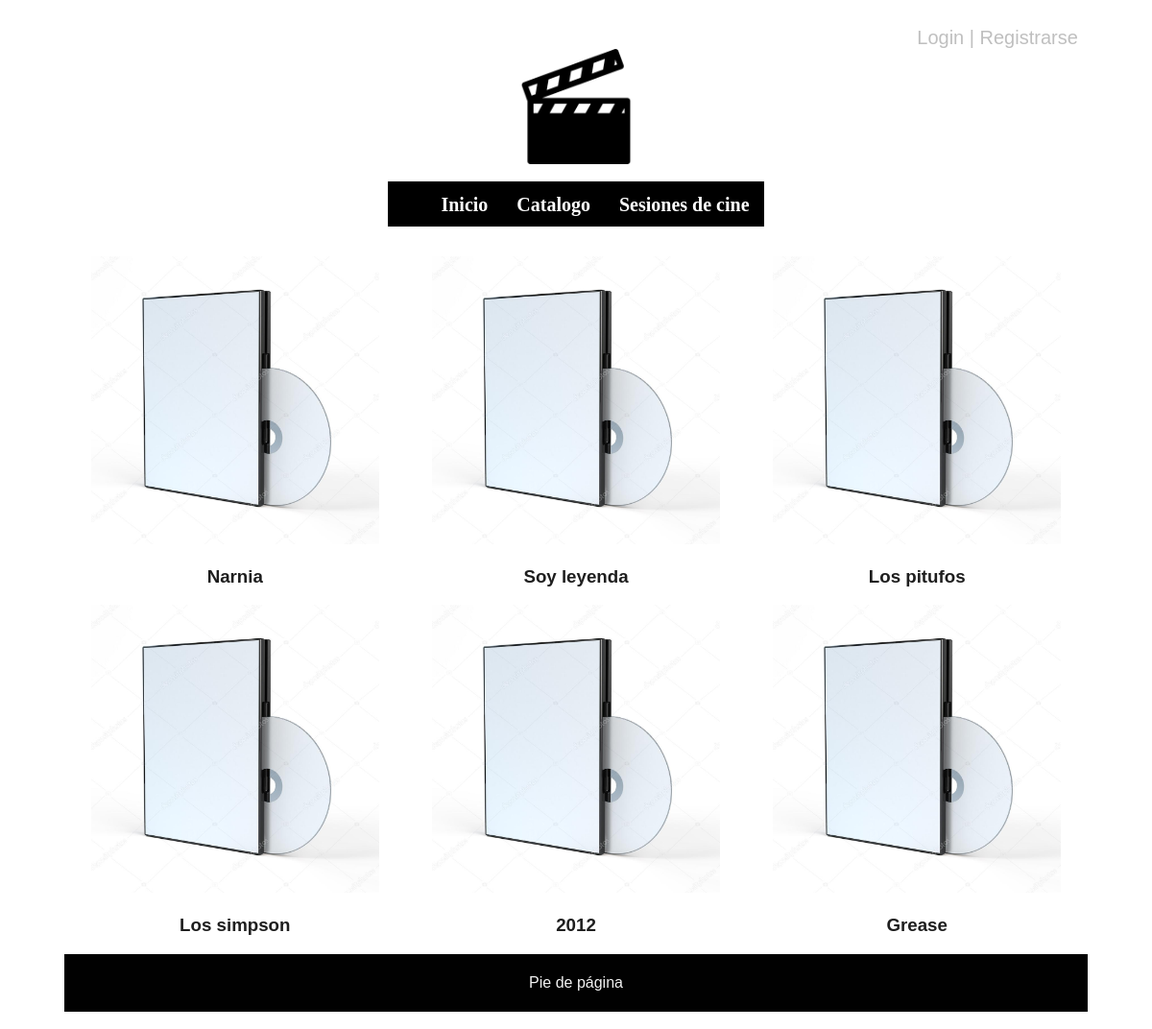
/catalogo.php, run on an earlier commit of the app's database.
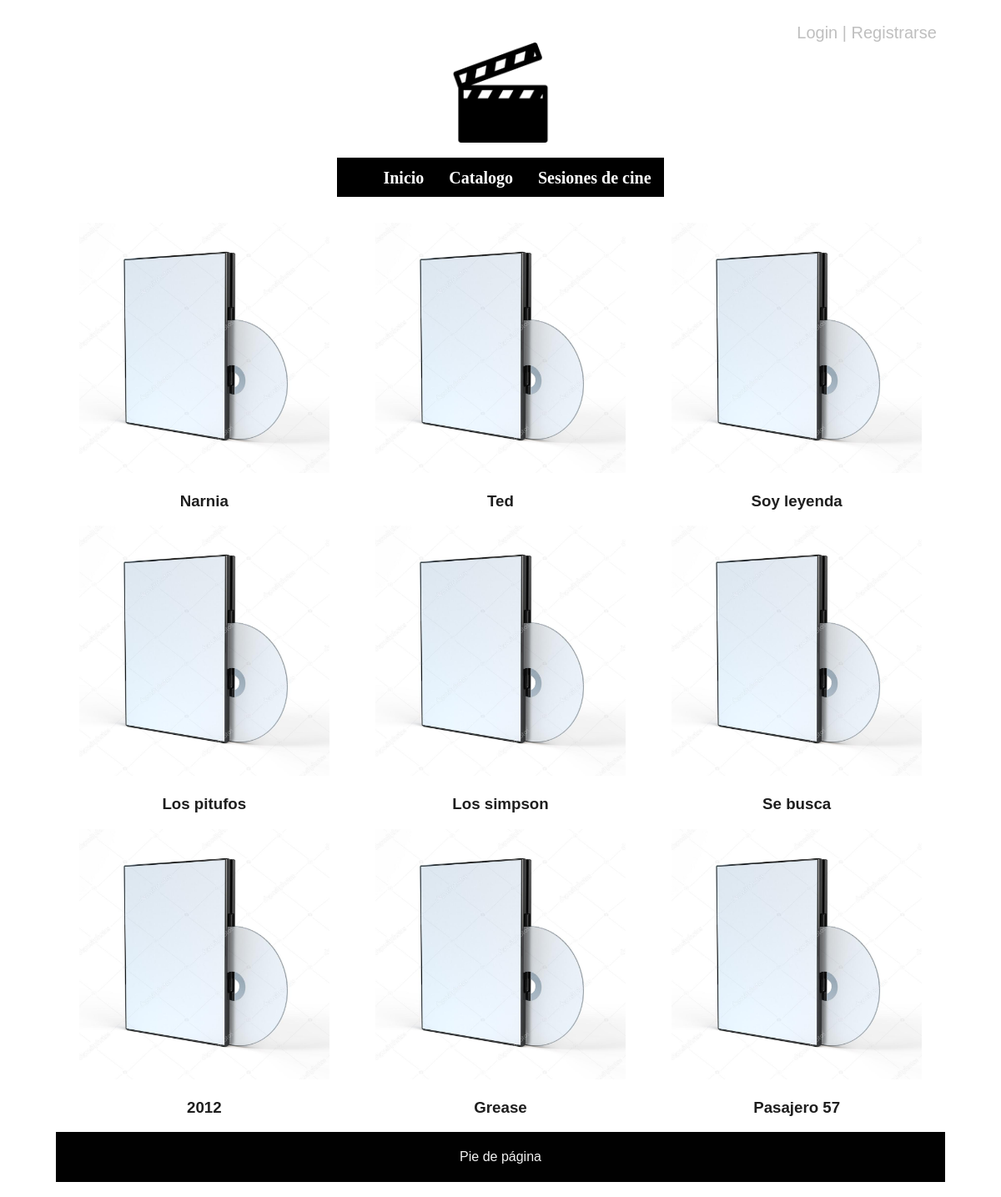
And on a later commit of the database.
### tables this page shows
CREATE TABLE `pelicula` (
  `id` varchar(30) NOT NULL,
  `nombre` varchar(30) NOT NULL,
  `categoria` varchar(20) NOT NULL,
  `disponible` varchar(5) NOT NULL
);

### includes/consultasBD.php (called while the page is built, shortened)
<?php
class consultasBD{
    protected $bd;
    public function __construct(){
        $this->bd = BD::getSingleton();
    }
    public function obtenerPeliculas(){
        $conn = $this->bd->conexionBD();
        $map = [];
        $consulta = "SELECT * FROM pelicula";
        $reslut = $conn->query($consulta);
        if($reslut){
            if($reslut->num_rows > 0){
                foreach($reslut as $fila){
                    $map[] = $fila;
                }
            }
        }
        return $map;
    }
}
?>

### catalogo.php (the view, shortened to what this page needs)
<?php
include_once("includes/consultasBD.php");
$bd = new consultasBD();
$result = $bd->obtenerPeliculas();
?>
<!DOCTYPE html>
<html>
<head>
    <link rel="stylesheet" type="text/css" href="css/estilo.css">
</head>
<body>
    <div id = "contenedor">
    <?php require('includes/comun/cabecera.php');?>
        <div class="filaPelis">
        <?php
            foreach($result as $fila){
                $link = "pelicula.php?id=" . $fila["id"];
                $disponible = $fila["disponible"];
                if($disponible === "si"){
        ?>
            <div class="pelicula">
                <a href=<?php echo "'$link'"?>> <img src='img/pelicula.jpg' alt='imagen'></a>
                <h3 class="info-texto"><?php echo $fila["nombre"];?></h3>
            </div>
        <?php
                }
        }
        ?>
        </div>
	<?php
		require('includes/comun/pie.php');
	?>
    </div>
</body>
</html>

What changed in the data, as far as the page shows it:
now on this page (row edited): pelicula: nombre "Ted"
now on this page (row edited): pelicula: nombre "Se busca"
now on this page (row edited): pelicula: nombre "Pasajero 57"
